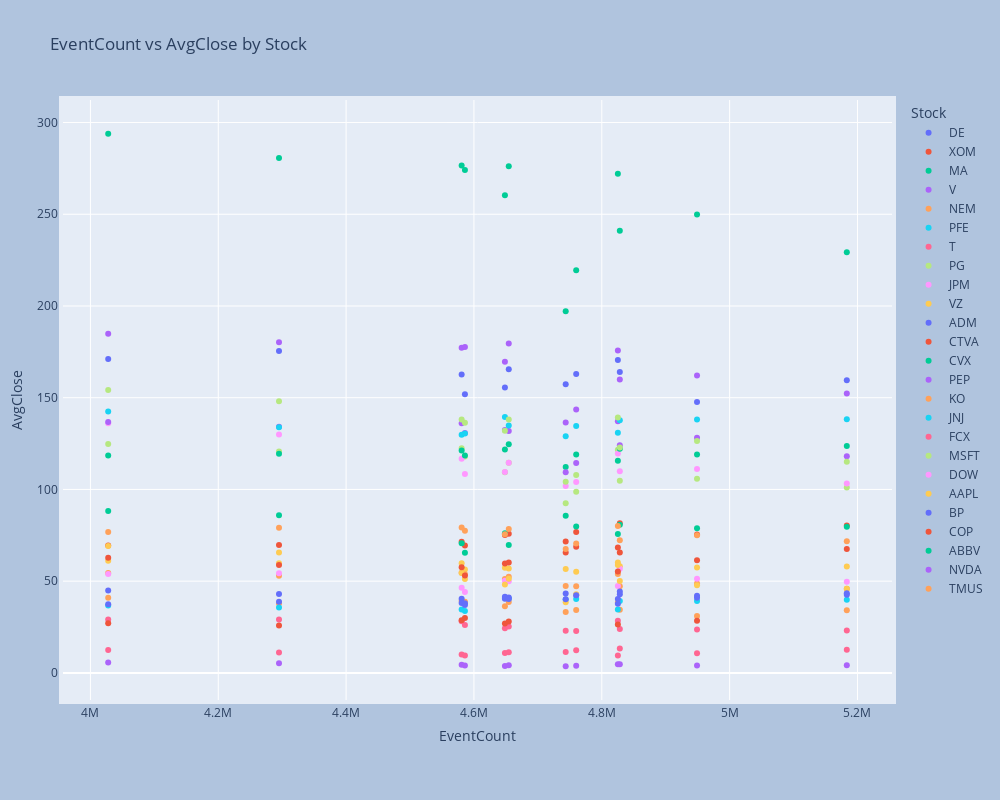

Here is the notebook cell this chart was saved with:
### Code cell
# Plot the relationship between EventCount and AvgClose by Stock
fig = px.scatter(merged_monthly_df, x='EventCount', y='AvgClose', color='Stock', title='EventCount vs AvgClose by Stock')
fig.update_layout(
    autosize=False,
    width=1000,
    height=800,
    margin=dict(
        l=50,
        r=50,
        b=100,
        t=100,
        pad=4
    ),
    paper_bgcolor="LightSteelBlue",
)
fig.show()

### Figure 1 — Plotly figure (JSON) as saved in the notebook; plotly's stock layout.template omitted (floating-point values rounded to 4 significant figures)
{"data": [{"hovertemplate": "Stock=DE<br>EventCount=%{x}<br>AvgClose=%{y}<extra></extra>", "legendgroup": "DE", "marker": {"color": "#636efa", "symbol": "circle"}, "mode": "markers", "name": "DE", "orientation": "v", "showlegend": true, "type": "scatter", "x": [4825131, 4295029, 4759937, 5183275, 4648432, 4027833, 4743531, 4580762, 4828190, 4585870, 4948972, 4654455], "xaxis": "x", "y": [170.5, 175.5, 162.9, 159.5, 155.6, 171.0, 157.3, 162.6, 164.0, 151.9, 147.7, 165.5], "yaxis": "y"}, {"hovertemplate": "Stock=XOM<br>EventCount=%{x}<br>AvgClose=%{y}<extra></extra>", "legendgroup": "XOM", "marker": {"color": "#EF553B", "symbol": "circle"}, "mode": "markers", "name": "XOM", "orientation": "v", "showlegend": true, "type": "scatter", "x": [4825131, 4295029, 4759937, 5183275, 4648432, 4027833, 4743531, 4580762, 4828190, 4585870, 4948972, 4654455], "xaxis": "x", "y": [68.4, 69.69, 76.77, 80.4, 75.14, 69.46, 71.61, 71.55, 81.59, 69.43, 75.49, 75.88], "yaxis": "y"}, {"hovertemplate": "Stock=MA<br>EventCount=%{x}<br>AvgClose=%{y}<extra></extra>", "legendgroup": "MA", "marker": {"color": "#00cc96", "symbol": "circle"}, "mode": "markers", "name": "MA", "orientation": "v", "showlegend": true, "type": "scatter", "x": [4825131, 4295029, 4759937, 5183275, 4648432, 4027833, 4743531, 4580762, 4828190, 4585870, 4948972, 4654455], "xaxis": "x", "y": [272.1, 280.7, 219.5, 229.3, 260.4, 293.9, 197.1, 276.6, 241.0, 274.1, 249.9, 276.1], "yaxis": "y"}, {"hovertemplate": "Stock=V<br>EventCount=%{x}<br>AvgClose=%{y}<extra></extra>", "legendgroup": "V", "marker": {"color": "#ab63fa", "symbol": "circle"}, "mode": "markers", "name": "V", "orientation": "v", "showlegend": true, "type": "scatter", "x": [4825131, 4295029, 4759937, 5183275, 4648432, 4027833, 4743531, 4580762, 4828190, 4585870, 4948972, 4654455], "xaxis": "x", "y": [175.8, 180.2, 143.6, 152.3, 169.6, 184.9, 136.4, 177.2, 159.9, 177.6, 162.1, 179.5], "yaxis": "y"}, {"hovertemplate": "Stock=NEM<br>EventCount=%{x}<br>AvgClose=%{y}<extra></extra>", "legendgroup": "NEM", "marker": {"color": "#FFA15A", "symbol": "circle"}, "mode": "markers", "name": "NEM", "orientation": "v", "showlegend": true, "type": "scatter", "x": [4825131, 4295029, 4759937, 5183275, 4648432, 4027833, 4743531, 4580762, 4828190, 4585870, 4948972, 4654455], "xaxis": "x", "y": [38.41, 37.85, 34.28, 34.2, 36.27, 40.99, 33.19, 39.17, 34.4, 38.75, 30.97, 38.66], "yaxis": "y"}, {"hovertemplate": "Stock=PFE<br>EventCount=%{x}<br>AvgClose=%{y}<extra></extra>", "legendgroup": "PFE", "marker": {"color": "#19d3f3", "symbol": "circle"}, "mode": "markers", "name": "PFE", "orientation": "v", "showlegend": true, "type": "scatter", "x": [4825131, 4295029, 4759937, 5183275, 4648432, 4027833, 4743531, 4580762, 4828190, 4585870, 4948972, 4654455], "xaxis": "x", "y": [34.55, 35.67, 40.23, 39.9, 40.81, 36.74, 40.03, 34.61, 39.16, 33.77, 39.23, 40.55], "yaxis": "y"}, {"hovertemplate": "Stock=T<br>EventCount=%{x}<br>AvgClose=%{y}<extra></extra>", "legendgroup": "T", "marker": {"color": "#FF6692", "symbol": "circle"}, "mode": "markers", "name": "T", "orientation": "v", "showlegend": true, "type": "scatter", "x": [4825131, 4295029, 4759937, 5183275, 4648432, 4027833, 4743531, 4580762, 4828190, 4585870, 4948972, 4654455], "xaxis": "x", "y": [28.47, 29.12, 22.87, 23.11, 24.4, 29.09, 23.02, 28.09, 23.96, 26.17, 23.63, 25.36], "yaxis": "y"}, {"hovertemplate": "Stock=PG<br>EventCount=%{x}<br>AvgClose=%{y}<extra></extra>", "legendgroup": "PG", "marker": {"color": "#B6E880", "symbol": "circle"}, "mode": "markers", "name": "PG", "orientation": "v", "showlegend": true, "type": "scatter", "x": [4825131, 4295029, 4759937, 5183275, 4648432, 4027833, 4743531, 4580762, 4828190, 4585870, 4948972, 4654455], "xaxis": "x", "y": [121.6, 120.7, 98.71, 101.0, 109.4, 124.7, 92.41, 122.4, 104.7, 117.9, 105.8, 114.6], "yaxis": "y"}, {"hovertemplate": "Stock=JPM<br>EventCount=%{x}<br>AvgClose=%{y}<extra></extra>", "legendgroup": "JPM", "marker": {"color": "#FF97FF", "symbol": "circle"}, "mode": "markers", "name": "JPM", "orientation": "v", "showlegend": true, "type": "scatter", "x": [4825131, 4295029, 4759937, 5183275, 4648432, 4027833, 4743531, 4580762, 4828190, 4585870, 4948972, 4654455], "xaxis": "x", "y": [119.6, 130.0, 104.0, 103.3, 109.5, 136.1, 101.9, 116.7, 110.0, 108.4, 111.2, 114.6], "yaxis": "y"}, {"hovertemplate": "Stock=VZ<br>EventCount=%{x}<br>AvgClose=%{y}<extra></extra>", "legendgroup": "VZ", "marker": {"color": "#FECB52", "symbol": "circle"}, "mode": "markers", "name": "VZ", "orientation": "v", "showlegend": true, "type": "scatter", "x": [4825131, 4295029, 4759937, 5183275, 4648432, 4027833, 4743531, 4580762, 4828190, 4585870, 4948972, 4654455], "xaxis": "x", "y": [60.15, 59.72, 55.13, 57.99, 57.3, 61.07, 56.63, 59.72, 58.11, 56.32, 57.44, 56.92], "yaxis": "y"}, {"hovertemplate": "Stock=ADM<br>EventCount=%{x}<br>AvgClose=%{y}<extra></extra>", "legendgroup": "ADM", "marker": {"color": "#636efa", "symbol": "circle"}, "mode": "markers", "name": "ADM", "orientation": "v", "showlegend": true, "type": "scatter", "x": [4825131, 4295029, 4759937, 5183275, 4648432, 4027833, 4743531, 4580762, 4828190, 4585870, 4948972, 4654455], "xaxis": "x", "y": [40.24, 42.95, 42.42, 42.62, 40.4, 44.98, 43.22, 40.43, 42.83, 37.91, 40.96, 41.12], "yaxis": "y"}, {"hovertemplate": "Stock=CTVA<br>EventCount=%{x}<br>AvgClose=%{y}<extra></extra>", "legendgroup": "CTVA", "marker": {"color": "#EF553B", "symbol": "circle"}, "mode": "markers", "name": "CTVA", "orientation": "v", "showlegend": true, "type": "scatter", "x": [4825131, 4295029, 4648432, 4027833, 4580762, 4585870, 4948972, 4654455], "xaxis": "x", "y": [26.45, 25.89, 26.91, 27.06, 28.72, 29.98, 28.41, 28.02], "yaxis": "y"}, {"hovertemplate": "Stock=CVX<br>EventCount=%{x}<br>AvgClose=%{y}<extra></extra>", "legendgroup": "CVX", "marker": {"color": "#00cc96", "symbol": "circle"}, "mode": "markers", "name": "CVX", "orientation": "v", "showlegend": true, "type": "scatter", "x": [4825131, 4295029, 4759937, 5183275, 4648432, 4027833, 4743531, 4580762, 4828190, 4585870, 4948972, 4654455], "xaxis": "x", "y": [115.6, 119.5, 119.1, 123.7, 121.7, 118.5, 112.2, 121.2, 122.1, 118.5, 119.0, 124.6], "yaxis": "y"}, {"hovertemplate": "Stock=PEP<br>EventCount=%{x}<br>AvgClose=%{y}<extra></extra>", "legendgroup": "PEP", "marker": {"color": "#ab63fa", "symbol": "circle"}, "mode": "markers", "name": "PEP", "orientation": "v", "showlegend": true, "type": "scatter", "x": [4825131, 4295029, 4759937, 5183275, 4648432, 4027833, 4743531, 4580762, 4828190, 4585870, 4948972, 4654455], "xaxis": "x", "y": [137.1, 134.2, 114.4, 118.1, 132.5, 136.8, 109.4, 136.1, 124.1, 130.8, 128.2, 131.9], "yaxis": "y"}, {"hovertemplate": "Stock=KO<br>EventCount=%{x}<br>AvgClose=%{y}<extra></extra>", "legendgroup": "KO", "marker": {"color": "#FFA15A", "symbol": "circle"}, "mode": "markers", "name": "KO", "orientation": "v", "showlegend": true, "type": "scatter", "x": [4825131, 4295029, 4759937, 5183275, 4648432, 4027833, 4743531, 4580762, 4828190, 4585870, 4948972, 4654455], "xaxis": "x", "y": [53.9, 52.89, 47.17, 45.82, 51.15, 54.45, 47.36, 54.55, 47.22, 53.72, 48.77, 52.46], "yaxis": "y"}, {"hovertemplate": "Stock=JNJ<br>EventCount=%{x}<br>AvgClose=%{y}<extra></extra>", "legendgroup": "JNJ", "marker": {"color": "#19d3f3", "symbol": "circle"}, "mode": "markers", "name": "JNJ", "orientation": "v", "showlegend": true, "type": "scatter", "x": [4825131, 4295029, 4759937, 5183275, 4648432, 4027833, 4743531, 4580762, 4828190, 4585870, 4948972, 4654455], "xaxis": "x", "y": [130.9, 133.9, 134.6, 138.3, 139.5, 142.5, 129.0, 129.8, 137.7, 130.4, 138.1, 134.8], "yaxis": "y"}, {"hovertemplate": "Stock=FCX<br>EventCount=%{x}<br>AvgClose=%{y}<extra></extra>", "legendgroup": "FCX", "marker": {"color": "#FF6692", "symbol": "circle"}, "mode": "markers", "name": "FCX", "orientation": "v", "showlegend": true, "type": "scatter", "x": [4825131, 4295029, 4759937, 5183275, 4648432, 4027833, 4743531, 4580762, 4828190, 4585870, 4948972, 4654455], "xaxis": "x", "y": [9.462, 11.13, 12.4, 12.59, 10.86, 12.49, 11.34, 9.996, 13.34, 9.471, 10.73, 11.31], "yaxis": "y"}, {"hovertemplate": "Stock=MSFT<br>EventCount=%{x}<br>AvgClose=%{y}<extra></extra>", "legendgroup": "MSFT", "marker": {"color": "#B6E880", "symbol": "circle"}, "mode": "markers", "name": "MSFT", "orientation": "v", "showlegend": true, "type": "scatter", "x": [4825131, 4295029, 4759937, 5183275, 4648432, 4027833, 4743531, 4580762, 4828190, 4585870, 4948972, 4654455], "xaxis": "x", "y": [139.2, 148.1, 107.9, 115.1, 132.0, 154.2, 104.1, 138.1, 122.8, 136.4, 126.3, 138.1], "yaxis": "y"}, {"hovertemplate": "Stock=DOW<br>EventCount=%{x}<br>AvgClose=%{y}<extra></extra>", "legendgroup": "DOW", "marker": {"color": "#FF97FF", "symbol": "circle"}, "mode": "markers", "name": "DOW", "orientation": "v", "showlegend": true, "type": "scatter", "x": [4825131, 4295029, 5183275, 4648432, 4027833, 4580762, 4828190, 4585870, 4948972, 4654455], "xaxis": "x", "y": [47.34, 54.34, 49.74, 50.27, 53.85, 46.41, 56.79, 44.04, 51.3, 49.95], "yaxis": "y"}, {"hovertemplate": "Stock=AAPL<br>EventCount=%{x}<br>AvgClose=%{y}<extra></extra>", "legendgroup": "AAPL", "marker": {"color": "#FECB52", "symbol": "circle"}, "mode": "markers", "name": "AAPL", "orientation": "v", "showlegend": true, "type": "scatter", "x": [4825131, 4295029, 4759937, 5183275, 4648432, 4027833, 4743531, 4580762, 4828190, 4585870, 4948972, 4654455], "xaxis": "x", "y": [58.82, 65.63, 42.93, 45.82, 48.24, 69.13, 38.54, 54.5, 50.13, 51.24, 47.82, 51.3], "yaxis": "y"}, {"hovertemplate": "Stock=BP<br>EventCount=%{x}<br>AvgClose=%{y}<extra></extra>", "legendgroup": "BP", "marker": {"color": "#636efa", "symbol": "circle"}, "mode": "markers", "name": "BP", "orientation": "v", "showlegend": true, "type": "scatter", "x": [4825131, 4295029, 4759937, 5183275, 4648432, 4027833, 4743531, 4580762, 4828190, 4585870, 4948972, 4654455], "xaxis": "x", "y": [37.76, 38.84, 42.39, 43.43, 41.56, 37.38, 40.12, 38.07, 44.4, 36.96, 41.99, 40.23], "yaxis": "y"}, {"hovertemplate": "Stock=COP<br>EventCount=%{x}<br>AvgClose=%{y}<extra></extra>", "legendgroup": "COP", "marker": {"color": "#EF553B", "symbol": "circle"}, "mode": "markers", "name": "COP", "orientation": "v", "showlegend": true, "type": "scatter", "x": [4825131, 4295029, 4759937, 5183275, 4648432, 4027833, 4743531, 4580762, 4828190, 4585870, 4948972, 4654455], "xaxis": "x", "y": [55.24, 58.75, 68.82, 67.49, 59.6, 62.74, 65.66, 57.53, 65.63, 53.11, 61.39, 60.14], "yaxis": "y"}, {"hovertemplate": "Stock=ABBV<br>EventCount=%{x}<br>AvgClose=%{y}<extra></extra>", "legendgroup": "ABBV", "marker": {"color": "#00cc96", "symbol": "circle"}, "mode": "markers", "name": "ABBV", "orientation": "v", "showlegend": true, "type": "scatter", "x": [4825131, 4295029, 4759937, 5183275, 4648432, 4027833, 4743531, 4580762, 4828190, 4585870, 4948972, 4654455], "xaxis": "x", "y": [75.65, 86.0, 79.85, 79.67, 76.09, 88.25, 85.72, 70.61, 80.78, 65.51, 78.8, 69.74], "yaxis": "y"}, {"hovertemplate": "Stock=NVDA<br>EventCount=%{x}<br>AvgClose=%{y}<extra></extra>", "legendgroup": "NVDA", "marker": {"color": "#ab63fa", "symbol": "circle"}, "mode": "markers", "name": "NVDA", "orientation": "v", "showlegend": true, "type": "scatter", "x": [4825131, 4295029, 4759937, 5183275, 4648432, 4027833, 4743531, 4580762, 4828190, 4585870, 4948972, 4654455], "xaxis": "x", "y": [4.767, 5.266, 3.83, 4.183, 3.742, 5.616, 3.625, 4.431, 4.679, 4.009, 3.999, 4.2], "yaxis": "y"}, {"hovertemplate": "Stock=TMUS<br>EventCount=%{x}<br>AvgClose=%{y}<extra></extra>", "legendgroup": "TMUS", "marker": {"color": "#FFA15A", "symbol": "circle"}, "mode": "markers", "name": "TMUS", "orientation": "v", "showlegend": true, "type": "scatter", "x": [4825131, 4295029, 4759937, 5183275, 4648432, 4027833, 4743531, 4580762, 4828190, 4585870, 4948972, 4654455], "xaxis": "x", "y": [80.03, 79.14, 70.58, 71.81, 75.51, 76.75, 67.56, 79.2, 72.27, 77.53, 75.07, 78.43], "yaxis": "y"}], "layout": {"autosize": false, "height": 800, "legend": {"title": {"text": "Stock"}, "tracegroupgap": 0}, "margin": {"b": 100, "l": 50, "pad": 4, "r": 50, "t": 100}, "paper_bgcolor": "LightSteelBlue", "title": {"text": "EventCount vs AvgClose by Stock"}, "width": 1000, "xaxis": {"anchor": "y", "domain": [0, 1], "title": {"text": "EventCount"}}, "yaxis": {"anchor": "x", "domain": [0, 1], "title": {"text": "AvgClose"}}}}
